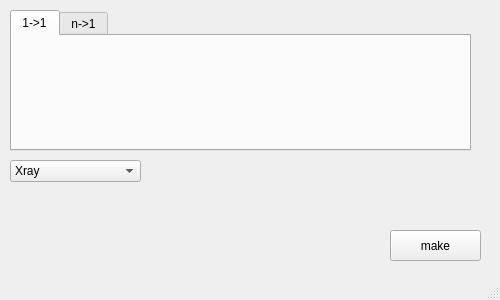
<?xml version="1.0" encoding="UTF-8"?>
<ui version="4.0">
 <class>makepcr</class>
 <widget class="QMainWindow" name="makepcr">
  <property name="geometry">
   <rect>
    <x>0</x>
    <y>0</y>
    <width>500</width>
    <height>300</height>
   </rect>
  </property>
  <property name="windowTitle">
   <string>MainWindow</string>
  </property>
  <widget class="QWidget" name="centralwidget">
   <widget class="QTabWidget" name="tabWidget">
    <property name="geometry">
     <rect>
      <x>10</x>
      <y>10</y>
      <width>461</width>
      <height>141</height>
     </rect>
    </property>
    <property name="currentIndex">
     <number>0</number>
    </property>
    <widget class="QWidget" name="tab_1">
     <attribute name="title">
      <string>1-&gt;1</string>
     </attribute>
    </widget>
    <widget class="QWidget" name="tab_2">
     <attribute name="title">
      <string>n-&gt;1</string>
     </attribute>
    </widget>
   </widget>
   <widget class="QPushButton" name="pushButton">
    <property name="geometry">
     <rect>
      <x>390</x>
      <y>230</y>
      <width>91</width>
      <height>31</height>
     </rect>
    </property>
    <property name="text">
     <string>make</string>
    </property>
   </widget>
   <widget class="QComboBox" name="comboBox">
    <property name="geometry">
     <rect>
      <x>10</x>
      <y>160</y>
      <width>131</width>
      <height>22</height>
     </rect>
    </property>
    <item>
     <property name="text">
      <string>Xray</string>
     </property>
    </item>
    <item>
     <property name="text">
      <string>Neutron</string>
     </property>
    </item>
   </widget>
  </widget>
  <widget class="QMenuBar" name="menubar">
   <property name="geometry">
    <rect>
     <x>0</x>
     <y>0</y>
     <width>500</width>
     <height>21</height>
    </rect>
   </property>
  </widget>
  <widget class="QStatusBar" name="statusbar"/>
 </widget>
 <resources/>
 <connections/>
</ui>
